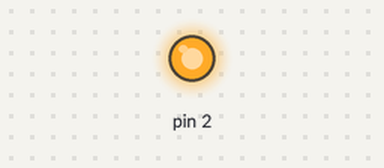
The sketch below on a simulated Arduino Uno, built with avr-gcc and run on an emulated ATmega328P. Shown: output pins drawn as LEDs (lit = HIGH).

Above: at 0.1 s.
At 2.9 s:
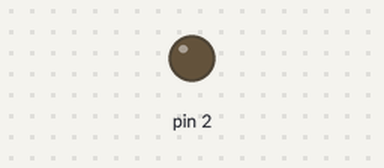
Timing chart, 0 to 5.2 s (numbered marks = the images above):
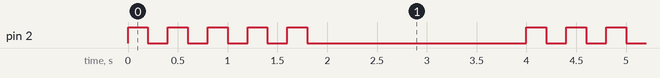

The sketch:

counted-blinks.ino
```cpp
/*
 * Project: Counted Blinks
 * Description: Blinks an LED connected to Pin 2 exactly 5 times,
 * pauses for 2 seconds, and then repeats the cycle.
 */

void setup() {
  // Configure digital pin 2 as an output to drive the LED
  pinMode(2, OUTPUT);
}

void loop() {
  // Loop 5 times (i goes from 0 up to 4)
  for (int i = 0; i < 5; i++) {
    digitalWrite(2, HIGH); // Turn the LED ON
    delay(200);            // Wait 200 milliseconds (0.2 seconds)

    digitalWrite(2, LOW);  // Turn the LED OFF
    delay(200);            // Wait 200 milliseconds
  }

  // Pause for 2 seconds before repeating the loop
  delay(2000);
}
```

Measured:
- by itself, pin 2: repeats every 4.0 s: 4 × (LOW 0.20 s, HIGH 0.20 s), LOW 2.2 s, HIGH 0.20 s
- by itself, everything shown: repeats every 4.0 s, in 10 steps
